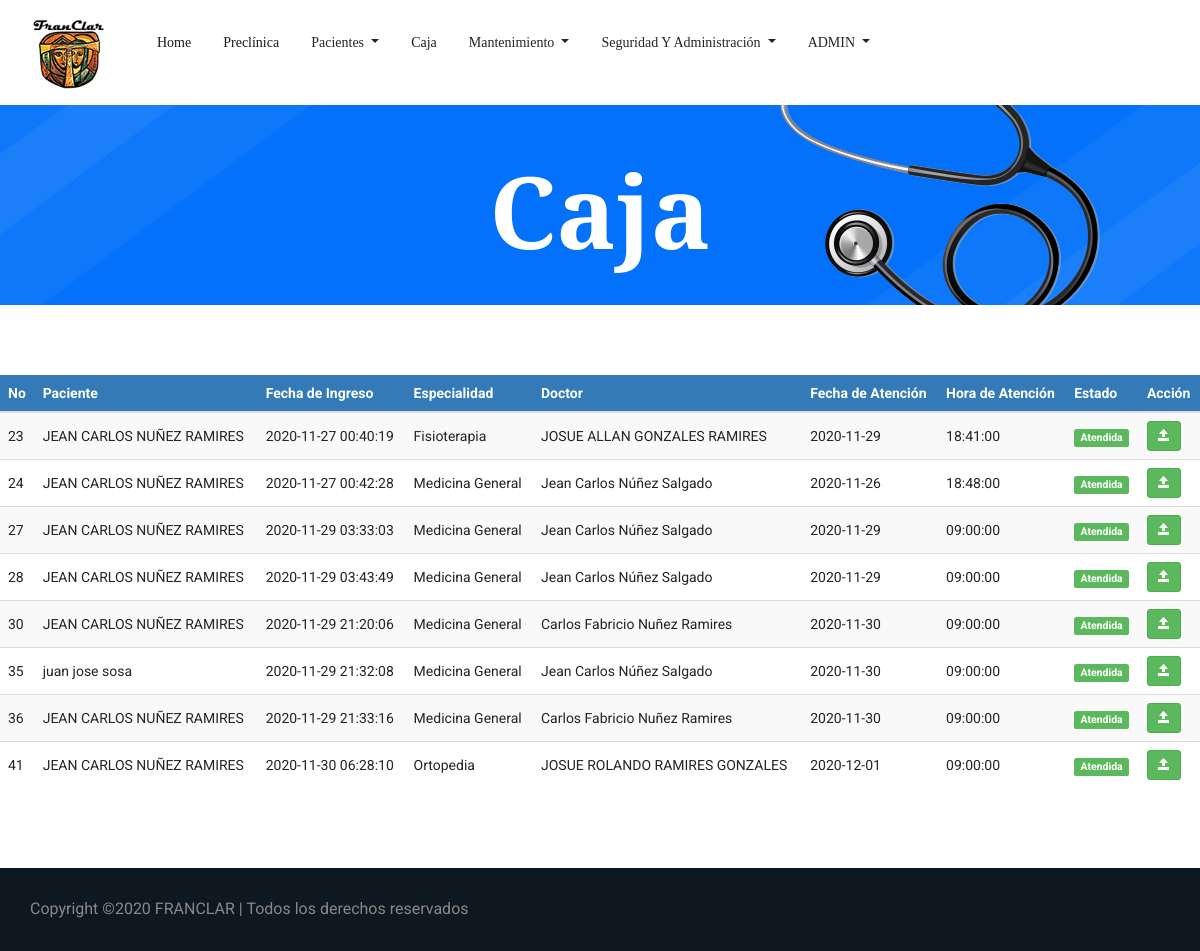
The page /Caja.php (signed in) on the database as committed earlier.
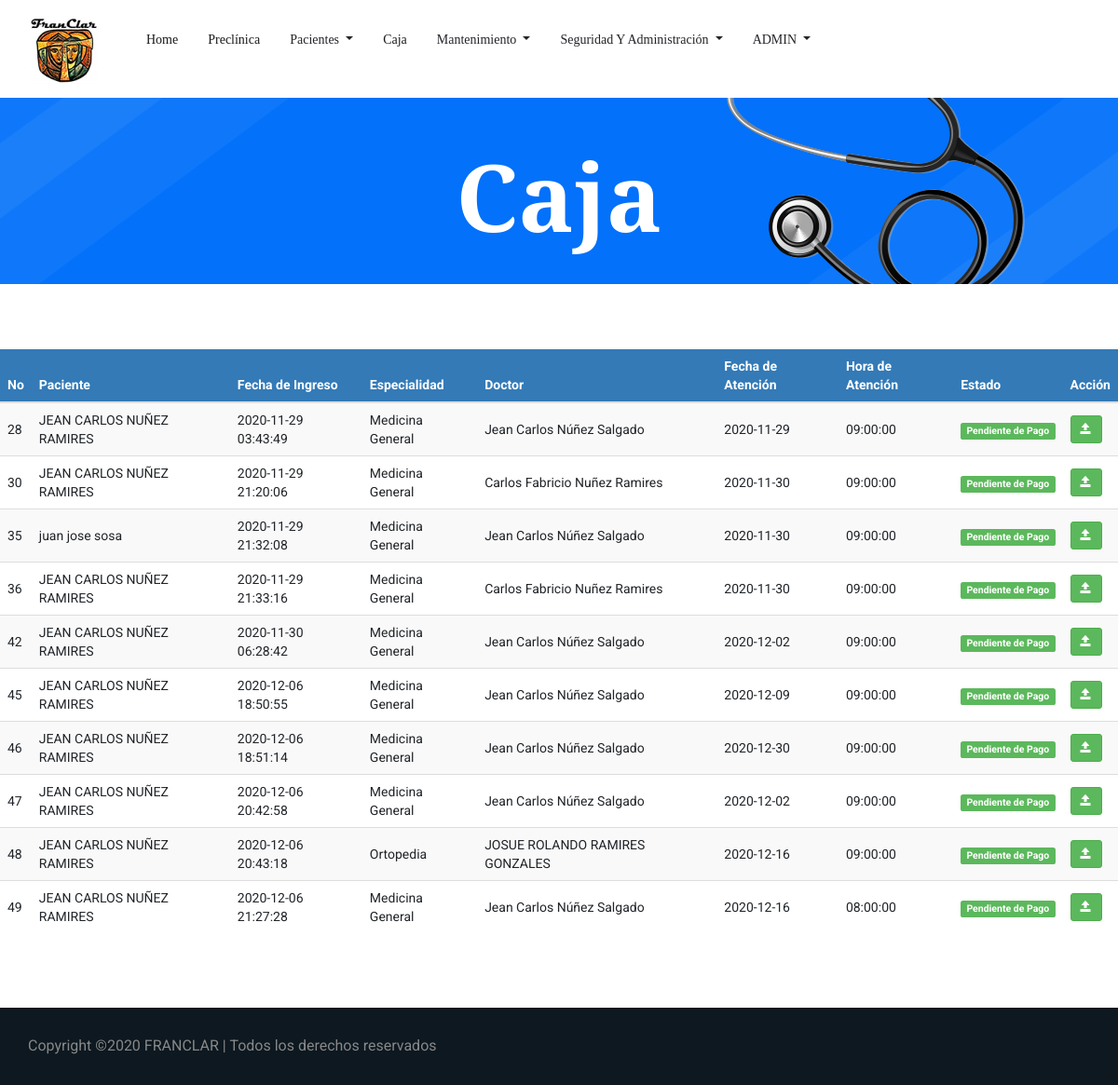
The same page on the database as committed later.
### tables this page shows
CREATE TABLE `tbl_citas` (
  `ID_Cita` bigint(3) NOT NULL,
  `ID_Paciente` int(3) NOT NULL,
  `ID_Usuario` bigint(3) NOT NULL,
  `ID_Empleado` int(3) NOT NULL,
  `ID_Especialidad` int(3) NOT NULL,
  `ID_Estado` int(3) NOT NULL,
  `Fec_Creacion` timestamp NOT NULL DEFAULT current_timestamp(),
  `Fec_Atencion` date NOT NULL,
  `Hora_Atencion` time NOT NULL,
  `Precio` int(5) NOT NULL,
  `Usuario_crea` bigint(3) DEFAULT NULL,
  `Fec_crea` date DEFAULT NULL,
  `Usuario_modif` bigint(3) DEFAULT NULL,
  `Fec_modif` date DEFAULT NULL
);

CREATE TABLE `tbl_pacientes` (
  `ID_Paciente` int(3) NOT NULL,
  `cedula` varchar(13) NOT NULL,
  `ID_Sexo` int(1) NOT NULL,
  `ID_Est_Civil` int(3) NOT NULL,
  `ID_Tipo_Sangre` int(3) NOT NULL,
  `ID_Religion` int(3) NOT NULL,
  `ID_TipoPaciente` int(3) NOT NULL,
  `Nom_Paciente` varchar(255) NOT NULL,
  `Fec_Nacimiento` date NOT NULL,
  `Edad` int(3) NOT NULL,
  `Dir_Paciente` varchar(255) NOT NULL,
  `Tel_Paciente` int(8) NOT NULL,
  `Cel_Paciente` int(8) NOT NULL,
  `Email` varchar(50) NOT NULL,
  `Contacto_Emergencia` varchar(40) NOT NULL,
  `ID_Parentesco` int(3) NOT NULL,
  `Tel_Emergencia` int(8) NOT NULL,
  `Cel_Emergencia` int(8) NOT NULL,
  `Antecedentes_Personales` varchar(500) DEFAULT NULL,
  `Antecedentes_Hospitalarios` varchar(500) DEFAULT NULL,
  `Antecedentes_Alergicos` varchar(500) DEFAULT NULL,
  `Antecedentes_Familiares` varchar(500) DEFAULT NULL,
  `Habitos` varchar(500) DEFAULT NULL,
  `Usuario_crea` bigint(3) DEFAULT NULL,
  `Fec_crea` date DEFAULT NULL,
  `Usuario_modif` bigint(3) DEFAULT NULL,
  `Fec_modif` date DEFAULT NULL
);

CREATE TABLE `tbl_especialidad` (
  `ID_especialidad` int(3) NOT NULL,
  `Descripcion_espec` varchar(30) NOT NULL,
  `Precio` int(5) NOT NULL
);

CREATE TABLE `tbl_empleado` (
  `ID_Empleado` int(3) NOT NULL,
  `Nom_Empleado` varchar(50) NOT NULL,
  `ID_Sexo` int(1) NOT NULL,
  `ID_Est_Civil` int(3) NOT NULL,
  `ID_Cargo` int(3) NOT NULL,
  `ID_Especialidad` int(3) NOT NULL,
  `Cedula` varchar(13) NOT NULL,
  `Fec_Nacimiento` date NOT NULL,
  `Dir_Empleado` varchar(255) NOT NULL,
  `Tel_Empleado` int(8) NOT NULL,
  `Cel_Empleado` int(8) NOT NULL,
  `Salario` int(6) NOT NULL,
  `Usuario_crea` bigint(3) DEFAULT NULL,
  `Fec_crea` date DEFAULT NULL,
  `Usuario_modif` bigint(3) DEFAULT NULL,
  `Fec_modif` date DEFAULT NULL
);

CREATE TABLE `tbl_estado_cita` (
  `ID_Estado` int(3) NOT NULL,
  `Descripcion_est_cita` varchar(20) NOT NULL
);

### Caja.php (the view, shortened to what this page needs)
<!doctype html>
<html lang="es">
<?php
include 'head.php'
?>
<body>
    <?php
    include 'header.php'
    ?>
    <section class="breadcrumb_part breadcrumb_bg">
        <div class="container">
            <div class="row">
                <div class="col-lg-12">
                    <div class="breadcrumb_iner">
                        <div class="breadcrumb_iner_item">
                            <h2>Caja</h2>
                        </div>
                    </div>
                </div>
            </div>
        </div>
    </section>
    <br>
     <br>
     <br>
    <div class="table-responsive">
			<table id="datatableUsuarios" class="table table-striped table-hover" cellspacing="0" width="100%">
            	<thead>
				<tr>
					<th>No</th>
					<th>Paciente</th>
					<th>Fecha de Ingreso</th>
					<th>Especialidad</th>
                    <th>Doctor</th>
                    <th>Fecha de Atención</th>
                    <th>Hora de Atención</th>
                    <th>Estado</th>
				    <th>Acción</th>
				</tr>
				</thead>
				<tbody>
				<?php
				$sql = mysqli_query($con, "SELECT tbl_citas.ID_Cita,
				tbl_pacientes.Nom_Paciente,
				tbl_citas.Fec_Creacion,
				tbl_especialidad.Descripcion_espec,
				tbl_empleado.Nom_Empleado,
				tbl_citas.Fec_Atencion,
				tbl_citas.Hora_Atencion,
				tbl_estado_cita.Descripcion_est_cita FROM tbl_citas
				INNER JOIN tbl_pacientes on tbl_citas.ID_Paciente = tbl_pacientes.ID_Paciente
				INNER JOIN tbl_especialidad on tbl_citas.ID_Especialidad = tbl_especialidad.ID_Especialidad
				INNER JOIN tbl_empleado on tbl_citas.ID_Empleado = tbl_empleado.ID_Empleado
				INNER JOIN tbl_estado_cita on tbl_citas.ID_Estado = tbl_estado_cita.ID_Estado WHERE tbl_estado_cita.ID_Estado = 3");
				if(mysqli_num_rows($sql) == 0){
					echo '<tr><td colspan="8">No hay datos.</td></tr>';
				}else{
					while($row = mysqli_fetch_assoc($sql)){
						echo '
						<tr>
						<td>'.$row['ID_Cita'].'</td>
						<td>'.$row['Nom_Paciente'].'</td>
						<td>'.$row['Fec_Creacion'].'</td>
						<td>'.$row['Descripcion_espec'].'</td>
						<td>'.$row['Nom_Empleado'].'</td>
						<td>'.$row['Fec_Atencion'].'</td>
						<td>'.$row['Hora_Atencion'].'</td>
						<td><span class="label label-success">'.$row['Descripcion_est_cita'].'</span></td>
						<td>
                            <a href="Facturacion.php?nik='.$row['ID_Cita'].'" title="Realizar Consulta" class="btn btn-success btn-sm"><span class="glyphicon glyphicon-open" aria-hidden="true"></span></a>
						</td>
						</tr>
						';
					}
				}
				?>
			</table>
		 </div>
         <br>
     <br>
     <br>
    <?php
        include 'Copyright.php'
    ?>
</body>
</html>

Rows that differ between the two databases and show on the page:
no longer on this page (row edited): tbl_citas: ID_Cita "23", ID_Paciente.Nom_Paciente "JEAN CARLOS NUÑEZ RAMIRES", Fec_Creacion "2020-11-27 00:40:19", ID_Especialidad.Descripcion_espec "Fisioterapia", ID_Empleado.Nom_Empleado "JOSUE ALLAN GONZALES RAMIRES", Fec_Atencion "2020-11-29", Hora_Atencion "18:41:00", ID_Estado.Descripcion_est_cita "Atendida"
removed tbl_citas: ID_Cita "24", ID_Paciente.Nom_Paciente "JEAN CARLOS NUÑEZ RAMIRES", Fec_Creacion "2020-11-27 00:42:28", ID_Especialidad.Descripcion_espec "Medicina General", ID_Empleado.Nom_Empleado "Jean Carlos Núñez Salgado", Fec_Atencion "2020-11-26", Hora_Atencion "18:48:00", ID_Estado.Descripcion_est_cita "Atendida"
no longer on this page (row edited): tbl_citas: ID_Cita "27", ID_Paciente.Nom_Paciente "JEAN CARLOS NUÑEZ RAMIRES", Fec_Creacion "2020-11-29 03:33:03", ID_Especialidad.Descripcion_espec "Medicina General", ID_Empleado.Nom_Empleado "Jean Carlos Núñez Salgado", Fec_Atencion "2020-11-29", Hora_Atencion "09:00:00", ID_Estado.Descripcion_est_cita "Atendida"
no longer on this page (row edited): tbl_citas: ID_Cita "41", ID_Paciente.Nom_Paciente "JEAN CARLOS NUÑEZ RAMIRES", Fec_Creacion "2020-11-30 06:28:10", ID_Especialidad.Descripcion_espec "Ortopedia", ID_Empleado.Nom_Empleado "JOSUE ROLANDO RAMIRES GONZALES", Fec_Atencion "2020-12-01", Hora_Atencion "09:00:00", ID_Estado.Descripcion_est_cita "Atendida"
changed through a linked row, tbl_citas id 28: ID_Estado.Descripcion_est_cita "Atendida" → "Pendiente de Pago"
changed through a linked row, tbl_citas id 30: ID_Estado.Descripcion_est_cita "Atendida" → "Pendiente de Pago"
changed through a linked row, tbl_citas "juan jose sosa": ID_Estado.Descripcion_est_cita "Atendida" → "Pendiente de Pago"
changed through a linked row, tbl_citas id 36: ID_Estado.Descripcion_est_cita "Atendida" → "Pendiente de Pago"
now on this page (row edited): tbl_citas: ID_Cita "42", ID_Paciente.Nom_Paciente "JEAN CARLOS NUÑEZ RAMIRES", Fec_Creacion "2020-11-30 06:28:42", ID_Especialidad.Descripcion_espec "Medicina General", ID_Empleado.Nom_Empleado "Jean Carlos Núñez Salgado", Fec_Atencion "2020-12-02", Hora_Atencion "09:00:00", ID_Estado.Descripcion_est_cita "Pendiente de Pago"
added tbl_citas: ID_Cita "45", ID_Paciente.Nom_Paciente "JEAN CARLOS NUÑEZ RAMIRES", Fec_Creacion "2020-12-06 18:50:55", ID_Especialidad.Descripcion_espec "Medicina General", ID_Empleado.Nom_Empleado "Jean Carlos Núñez Salgado", Fec_Atencion "2020-12-09", Hora_Atencion "09:00:00", ID_Estado.Descripcion_est_cita "Pendiente de Pago"
added tbl_citas: ID_Cita "46", ID_Paciente.Nom_Paciente "JEAN CARLOS NUÑEZ RAMIRES", Fec_Creacion "2020-12-06 18:51:14", ID_Especialidad.Descripcion_espec "Medicina General", ID_Empleado.Nom_Empleado "Jean Carlos Núñez Salgado", Fec_Atencion "2020-12-30", Hora_Atencion "09:00:00", ID_Estado.Descripcion_est_cita "Pendiente de Pago"
added tbl_citas: ID_Cita "47", ID_Paciente.Nom_Paciente "JEAN CARLOS NUÑEZ RAMIRES", Fec_Creacion "2020-12-06 20:42:58", ID_Especialidad.Descripcion_espec "Medicina General", ID_Empleado.Nom_Empleado "Jean Carlos Núñez Salgado", Fec_Atencion "2020-12-02", Hora_Atencion "09:00:00", ID_Estado.Descripcion_est_cita "Pendiente de Pago"
added tbl_citas: ID_Cita "48", ID_Paciente.Nom_Paciente "JEAN CARLOS NUÑEZ RAMIRES", Fec_Creacion "2020-12-06 20:43:18", ID_Especialidad.Descripcion_espec "Ortopedia", ID_Empleado.Nom_Empleado "JOSUE ROLANDO RAMIRES GONZALES", Fec_Atencion "2020-12-16", Hora_Atencion "09:00:00", ID_Estado.Descripcion_est_cita "Pendiente de Pago"
added tbl_citas: ID_Cita "49", ID_Paciente.Nom_Paciente "JEAN CARLOS NUÑEZ RAMIRES", Fec_Creacion "2020-12-06 21:27:28", ID_Especialidad.Descripcion_espec "Medicina General", ID_Empleado.Nom_Empleado "Jean Carlos Núñez Salgado", Fec_Atencion "2020-12-16", Hora_Atencion "08:00:00", ID_Estado.Descripcion_est_cita "Pendiente de Pago"
